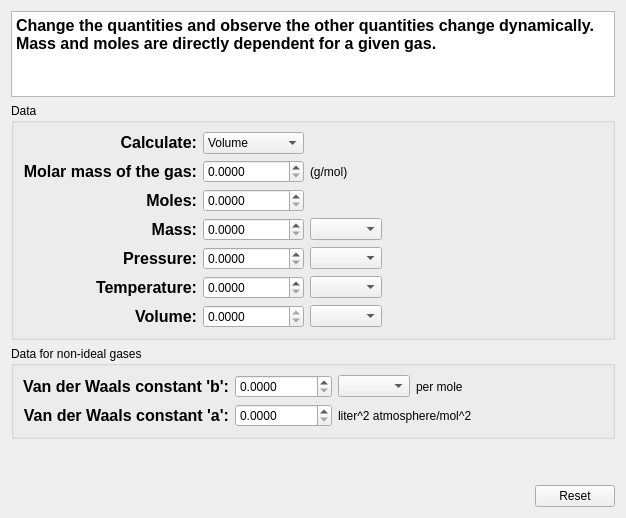
<?xml version="1.0" encoding="UTF-8"?>
<ui version="4.0">
 <class>gasCalculator</class>
 <widget class="QWidget" name="gasCalculator">
  <property name="geometry">
   <rect>
    <x>0</x>
    <y>0</y>
    <width>626</width>
    <height>518</height>
   </rect>
  </property>
  <layout class="QVBoxLayout" name="verticalLayout_2">
   <item>
    <widget class="KTextEdit" name="ktextedit">
     <property name="maximumSize">
      <size>
       <width>16777215</width>
       <height>150</height>
      </size>
     </property>
     <property name="readOnly">
      <bool>true</bool>
     </property>
     <property name="html">
      <string>&lt;!DOCTYPE HTML PUBLIC &quot;-//W3C//DTD HTML 4.0//EN&quot; &quot;http://www.w3.org/TR/REC-html40/strict.dtd&quot;&gt;
&lt;html&gt;&lt;head&gt;&lt;meta name=&quot;qrichtext&quot; content=&quot;1&quot; /&gt;&lt;style type=&quot;text/css&quot;&gt;
p, li { white-space: pre-wrap; }
&lt;/style&gt;&lt;/head&gt;&lt;body style=&quot; font-family:'Sans Serif'; font-size:9pt; font-weight:400; font-style:normal;&quot;&gt;
&lt;p style=&quot; margin-top:0px; margin-bottom:0px; margin-left:0px; margin-right:0px; -qt-block-indent:0; text-indent:0px;&quot;&gt;&lt;span style=&quot; font-family:'DejaVu Sans'; font-size:12pt; font-weight:600;&quot;&gt;Change the quantities and observe the other quantities change dynamically.&lt;br /&gt;Mass and moles are directly dependent for a given gas.&lt;/span&gt;&lt;/p&gt;&lt;/body&gt;&lt;/html&gt;</string>
     </property>
    </widget>
   </item>
   <item>
    <widget class="QGroupBox" name="groupBox">
     <property name="title">
      <string>Data</string>
     </property>
     <layout class="QGridLayout" name="gridLayout">
      <item row="1" column="0">
       <widget class="QLabel" name="label_2">
        <property name="text">
         <string>&lt;!DOCTYPE HTML PUBLIC &quot;-//W3C//DTD HTML 4.0//EN&quot; &quot;http://www.w3.org/TR/REC-html40/strict.dtd&quot;&gt;
&lt;html&gt;&lt;head&gt;&lt;meta name=&quot;qrichtext&quot; content=&quot;1&quot; /&gt;&lt;style type=&quot;text/css&quot;&gt;
p, li { white-space: pre-wrap; }
&lt;/style&gt;&lt;/head&gt;&lt;body style=&quot; font-family:'DejaVu Sans'; font-size:9pt; font-weight:400; font-style:normal;&quot;&gt;
&lt;p style=&quot; margin-top:0px; margin-bottom:0px; margin-left:0px; margin-right:0px; -qt-block-indent:0; text-indent:0px;&quot;&gt;&lt;span style=&quot; font-size:12pt; font-weight:600;&quot;&gt;Molar mass of the gas:&lt;/span&gt;&lt;/p&gt;&lt;/body&gt;&lt;/html&gt;</string>
        </property>
        <property name="alignment">
         <set>Qt::AlignRight|Qt::AlignTrailing|Qt::AlignVCenter</set>
        </property>
       </widget>
      </item>
      <item row="1" column="1">
       <widget class="QDoubleSpinBox" name="molarMass">
        <property name="toolTip">
         <string>&lt;!DOCTYPE HTML PUBLIC &quot;-//W3C//DTD HTML 4.0//EN&quot; &quot;http://www.w3.org/TR/REC-html40/strict.dtd&quot;&gt;
&lt;html&gt;&lt;head&gt;&lt;meta name=&quot;qrichtext&quot; content=&quot;1&quot; /&gt;&lt;style type=&quot;text/css&quot;&gt;
p, li { white-space: pre-wrap; }
&lt;/style&gt;&lt;/head&gt;&lt;body style=&quot; font-family:'DejaVu Sans'; font-size:9pt; font-weight:400; font-style:normal;&quot;&gt;
&lt;p style=&quot; margin-top:0px; margin-bottom:0px; margin-left:0px; margin-right:0px; -qt-block-indent:0; text-indent:0px;&quot;&gt;&lt;span style=&quot; font-size:12pt;&quot;&gt;Specify the molar mass of the gas&lt;/span&gt;&lt;/p&gt;&lt;/body&gt;&lt;/html&gt;</string>
        </property>
        <property name="whatsThis">
         <string>This box can be used to specify the molar mass of the gas, e.g. 2 for Hydrogen gas.</string>
        </property>
        <property name="decimals">
         <number>4</number>
        </property>
        <property name="maximum">
         <double>1000000000.000000000000000</double>
        </property>
       </widget>
      </item>
      <item row="2" column="0">
       <widget class="QLabel" name="label_25">
        <property name="text">
         <string>&lt;!DOCTYPE HTML PUBLIC &quot;-//W3C//DTD HTML 4.0//EN&quot; &quot;http://www.w3.org/TR/REC-html40/strict.dtd&quot;&gt;
&lt;html&gt;&lt;head&gt;&lt;meta name=&quot;qrichtext&quot; content=&quot;1&quot; /&gt;&lt;style type=&quot;text/css&quot;&gt;
p, li { white-space: pre-wrap; }
&lt;/style&gt;&lt;/head&gt;&lt;body style=&quot; font-family:'DejaVu Sans'; font-size:9pt; font-weight:400; font-style:normal;&quot;&gt;
&lt;p style=&quot; margin-top:0px; margin-bottom:0px; margin-left:0px; margin-right:0px; -qt-block-indent:0; text-indent:0px;&quot;&gt;&lt;span style=&quot; font-size:12pt; font-weight:600;&quot;&gt;Moles:&lt;/span&gt;&lt;/p&gt;&lt;/body&gt;&lt;/html&gt;</string>
        </property>
        <property name="alignment">
         <set>Qt::AlignRight|Qt::AlignTrailing|Qt::AlignVCenter</set>
        </property>
       </widget>
      </item>
      <item row="2" column="1">
       <widget class="QDoubleSpinBox" name="moles">
        <property name="toolTip">
         <string>&lt;!DOCTYPE HTML PUBLIC &quot;-//W3C//DTD HTML 4.0//EN&quot; &quot;http://www.w3.org/TR/REC-html40/strict.dtd&quot;&gt;
&lt;html&gt;&lt;head&gt;&lt;meta name=&quot;qrichtext&quot; content=&quot;1&quot; /&gt;&lt;style type=&quot;text/css&quot;&gt;
p, li { white-space: pre-wrap; }
&lt;/style&gt;&lt;/head&gt;&lt;body style=&quot; font-family:'DejaVu Sans'; font-size:9pt; font-weight:400; font-style:normal;&quot;&gt;
&lt;p style=&quot; margin-top:0px; margin-bottom:0px; margin-left:0px; margin-right:0px; -qt-block-indent:0; text-indent:0px;&quot;&gt;&lt;span style=&quot; font-size:12pt;&quot;&gt;Specify the number of moles of the gas&lt;/span&gt;&lt;/p&gt;&lt;/body&gt;&lt;/html&gt;</string>
        </property>
        <property name="whatsThis">
         <string>This box can be used to specify the number of moles of the gas.
Moles = mass / molar mass</string>
        </property>
        <property name="decimals">
         <number>4</number>
        </property>
        <property name="maximum">
         <double>1000000000.000000000000000</double>
        </property>
       </widget>
      </item>
      <item row="3" column="0">
       <widget class="QLabel" name="label_24">
        <property name="text">
         <string>&lt;!DOCTYPE HTML PUBLIC &quot;-//W3C//DTD HTML 4.0//EN&quot; &quot;http://www.w3.org/TR/REC-html40/strict.dtd&quot;&gt;
&lt;html&gt;&lt;head&gt;&lt;meta name=&quot;qrichtext&quot; content=&quot;1&quot; /&gt;&lt;style type=&quot;text/css&quot;&gt;
p, li { white-space: pre-wrap; }
&lt;/style&gt;&lt;/head&gt;&lt;body style=&quot; font-family:'DejaVu Sans'; font-size:9pt; font-weight:400; font-style:normal;&quot;&gt;
&lt;p style=&quot; margin-top:0px; margin-bottom:0px; margin-left:0px; margin-right:0px; -qt-block-indent:0; text-indent:0px;&quot;&gt;&lt;span style=&quot; font-size:12pt; font-weight:600;&quot;&gt;Mass:&lt;/span&gt;&lt;/p&gt;&lt;/body&gt;&lt;/html&gt;</string>
        </property>
        <property name="alignment">
         <set>Qt::AlignRight|Qt::AlignTrailing|Qt::AlignVCenter</set>
        </property>
       </widget>
      </item>
      <item row="3" column="1">
       <widget class="QDoubleSpinBox" name="mass">
        <property name="toolTip">
         <string>&lt;!DOCTYPE HTML PUBLIC &quot;-//W3C//DTD HTML 4.0//EN&quot; &quot;http://www.w3.org/TR/REC-html40/strict.dtd&quot;&gt;
&lt;html&gt;&lt;head&gt;&lt;meta name=&quot;qrichtext&quot; content=&quot;1&quot; /&gt;&lt;style type=&quot;text/css&quot;&gt;
p, li { white-space: pre-wrap; }
&lt;/style&gt;&lt;/head&gt;&lt;body style=&quot; font-family:'DejaVu Sans'; font-size:9pt; font-weight:400; font-style:normal;&quot;&gt;
&lt;p style=&quot; margin-top:0px; margin-bottom:0px; margin-left:0px; margin-right:0px; -qt-block-indent:0; text-indent:0px;&quot;&gt;&lt;span style=&quot; font-size:12pt;&quot;&gt;Specify the Mass of the gas&lt;/span&gt;&lt;/p&gt;&lt;/body&gt;&lt;/html&gt;</string>
        </property>
        <property name="whatsThis">
         <string>This box can be used to specify the mass of the gas.
Mass = moles * molar mass</string>
        </property>
        <property name="decimals">
         <number>4</number>
        </property>
        <property name="maximum">
         <double>1000000000.000000000000000</double>
        </property>
       </widget>
      </item>
      <item row="3" column="2">
       <widget class="QComboBox" name="mass_unit">
        <property name="toolTip">
         <string>&lt;!DOCTYPE HTML PUBLIC &quot;-//W3C//DTD HTML 4.0//EN&quot; &quot;http://www.w3.org/TR/REC-html40/strict.dtd&quot;&gt;
&lt;html&gt;&lt;head&gt;&lt;meta name=&quot;qrichtext&quot; content=&quot;1&quot; /&gt;&lt;style type=&quot;text/css&quot;&gt;
p, li { white-space: pre-wrap; }
&lt;/style&gt;&lt;/head&gt;&lt;body style=&quot; font-family:'DejaVu Sans'; font-size:9pt; font-weight:400; font-style:normal;&quot;&gt;
&lt;p style=&quot; margin-top:0px; margin-bottom:0px; margin-left:0px; margin-right:0px; -qt-block-indent:0; text-indent:0px;&quot;&gt;&lt;span style=&quot; font-size:12pt;&quot;&gt;Specify the unit of mass of the gas&lt;/span&gt;&lt;/p&gt;&lt;/body&gt;&lt;/html&gt;</string>
        </property>
        <property name="whatsThis">
         <string>This box is used to change the units of mass.</string>
        </property>
       </widget>
      </item>
      <item row="3" column="3">
       <spacer name="horizontalSpacer">
        <property name="orientation">
         <enum>Qt::Horizontal</enum>
        </property>
        <property name="sizeHint" stdset="0">
         <size>
          <width>175</width>
          <height>20</height>
         </size>
        </property>
       </spacer>
      </item>
      <item row="4" column="0">
       <widget class="QLabel" name="label_27">
        <property name="text">
         <string>&lt;!DOCTYPE HTML PUBLIC &quot;-//W3C//DTD HTML 4.0//EN&quot; &quot;http://www.w3.org/TR/REC-html40/strict.dtd&quot;&gt;
&lt;html&gt;&lt;head&gt;&lt;meta name=&quot;qrichtext&quot; content=&quot;1&quot; /&gt;&lt;style type=&quot;text/css&quot;&gt;
p, li { white-space: pre-wrap; }
&lt;/style&gt;&lt;/head&gt;&lt;body style=&quot; font-family:'DejaVu Sans'; font-size:9pt; font-weight:400; font-style:normal;&quot;&gt;
&lt;p style=&quot; margin-top:0px; margin-bottom:0px; margin-left:0px; margin-right:0px; -qt-block-indent:0; text-indent:0px;&quot;&gt;&lt;span style=&quot; font-size:12pt; font-weight:600;&quot;&gt;Pressure:&lt;/span&gt;&lt;/p&gt;&lt;/body&gt;&lt;/html&gt;</string>
        </property>
        <property name="alignment">
         <set>Qt::AlignRight|Qt::AlignTrailing|Qt::AlignVCenter</set>
        </property>
       </widget>
      </item>
      <item row="4" column="1">
       <widget class="QDoubleSpinBox" name="pressure">
        <property name="toolTip">
         <string>&lt;!DOCTYPE HTML PUBLIC &quot;-//W3C//DTD HTML 4.0//EN&quot; &quot;http://www.w3.org/TR/REC-html40/strict.dtd&quot;&gt;
&lt;html&gt;&lt;head&gt;&lt;meta name=&quot;qrichtext&quot; content=&quot;1&quot; /&gt;&lt;style type=&quot;text/css&quot;&gt;
p, li { white-space: pre-wrap; }
&lt;/style&gt;&lt;/head&gt;&lt;body style=&quot; font-family:'DejaVu Sans'; font-size:9pt; font-weight:400; font-style:normal;&quot;&gt;
&lt;p style=&quot; margin-top:0px; margin-bottom:0px; margin-left:0px; margin-right:0px; -qt-block-indent:0; text-indent:0px;&quot;&gt;&lt;span style=&quot; font-size:12pt;&quot;&gt;Specify the Pressure of the gas&lt;/span&gt;&lt;/p&gt;&lt;/body&gt;&lt;/html&gt;</string>
        </property>
        <property name="whatsThis">
         <string>This box can be used to change the pressure of the gas.</string>
        </property>
        <property name="decimals">
         <number>4</number>
        </property>
        <property name="maximum">
         <double>1000000000.000000000000000</double>
        </property>
       </widget>
      </item>
      <item row="4" column="2">
       <widget class="QComboBox" name="pressure_unit">
        <property name="toolTip">
         <string>&lt;!DOCTYPE HTML PUBLIC &quot;-//W3C//DTD HTML 4.0//EN&quot; &quot;http://www.w3.org/TR/REC-html40/strict.dtd&quot;&gt;
&lt;html&gt;&lt;head&gt;&lt;meta name=&quot;qrichtext&quot; content=&quot;1&quot; /&gt;&lt;style type=&quot;text/css&quot;&gt;
p, li { white-space: pre-wrap; }
&lt;/style&gt;&lt;/head&gt;&lt;body style=&quot; font-family:'DejaVu Sans'; font-size:9pt; font-weight:400; font-style:normal;&quot;&gt;
&lt;p style=&quot; margin-top:0px; margin-bottom:0px; margin-left:0px; margin-right:0px; -qt-block-indent:0; text-indent:0px;&quot;&gt;&lt;span style=&quot; font-size:12pt;&quot;&gt;Specify the units for pressure of the gas&lt;/span&gt;&lt;/p&gt;&lt;/body&gt;&lt;/html&gt;</string>
        </property>
        <property name="whatsThis">
         <string>This box can be used to specify the units of pressure, e.g. atmospheres, bars, etc.</string>
        </property>
       </widget>
      </item>
      <item row="5" column="0">
       <widget class="QLabel" name="label_29">
        <property name="text">
         <string>&lt;!DOCTYPE HTML PUBLIC &quot;-//W3C//DTD HTML 4.0//EN&quot; &quot;http://www.w3.org/TR/REC-html40/strict.dtd&quot;&gt;
&lt;html&gt;&lt;head&gt;&lt;meta name=&quot;qrichtext&quot; content=&quot;1&quot; /&gt;&lt;style type=&quot;text/css&quot;&gt;
p, li { white-space: pre-wrap; }
&lt;/style&gt;&lt;/head&gt;&lt;body style=&quot; font-family:'DejaVu Sans'; font-size:9pt; font-weight:400; font-style:normal;&quot;&gt;
&lt;p style=&quot; margin-top:0px; margin-bottom:0px; margin-left:0px; margin-right:0px; -qt-block-indent:0; text-indent:0px;&quot;&gt;&lt;span style=&quot; font-size:12pt; font-weight:600;&quot;&gt;Temperature:&lt;/span&gt;&lt;/p&gt;&lt;/body&gt;&lt;/html&gt;</string>
        </property>
        <property name="alignment">
         <set>Qt::AlignRight|Qt::AlignTrailing|Qt::AlignVCenter</set>
        </property>
       </widget>
      </item>
      <item row="5" column="1">
       <widget class="QDoubleSpinBox" name="temp">
        <property name="toolTip">
         <string>&lt;!DOCTYPE HTML PUBLIC &quot;-//W3C//DTD HTML 4.0//EN&quot; &quot;http://www.w3.org/TR/REC-html40/strict.dtd&quot;&gt;
&lt;html&gt;&lt;head&gt;&lt;meta name=&quot;qrichtext&quot; content=&quot;1&quot; /&gt;&lt;style type=&quot;text/css&quot;&gt;
p, li { white-space: pre-wrap; }
&lt;/style&gt;&lt;/head&gt;&lt;body style=&quot; font-family:'DejaVu Sans'; font-size:9pt; font-weight:400; font-style:normal;&quot;&gt;
&lt;p style=&quot; margin-top:0px; margin-bottom:0px; margin-left:0px; margin-right:0px; -qt-block-indent:0; text-indent:0px;&quot;&gt;&lt;span style=&quot; font-size:12pt;&quot;&gt;Specify the temperature of the gas&lt;/span&gt;&lt;/p&gt;&lt;/body&gt;&lt;/html&gt;</string>
        </property>
        <property name="whatsThis">
         <string>This box can be used to specify the temperature of the gas.</string>
        </property>
        <property name="decimals">
         <number>4</number>
        </property>
        <property name="maximum">
         <double>1000000000.000000000000000</double>
        </property>
       </widget>
      </item>
      <item row="5" column="2">
       <widget class="QComboBox" name="temp_unit">
        <property name="toolTip">
         <string>&lt;!DOCTYPE HTML PUBLIC &quot;-//W3C//DTD HTML 4.0//EN&quot; &quot;http://www.w3.org/TR/REC-html40/strict.dtd&quot;&gt;
&lt;html&gt;&lt;head&gt;&lt;meta name=&quot;qrichtext&quot; content=&quot;1&quot; /&gt;&lt;style type=&quot;text/css&quot;&gt;
p, li { white-space: pre-wrap; }
&lt;/style&gt;&lt;/head&gt;&lt;body style=&quot; font-family:'DejaVu Sans'; font-size:9pt; font-weight:400; font-style:normal;&quot;&gt;
&lt;p style=&quot; margin-top:0px; margin-bottom:0px; margin-left:0px; margin-right:0px; -qt-block-indent:0; text-indent:0px;&quot;&gt;&lt;span style=&quot; font-size:12pt;&quot;&gt;Specify the units for the temperature of the gas&lt;/span&gt;&lt;/p&gt;&lt;/body&gt;&lt;/html&gt;</string>
        </property>
        <property name="whatsThis">
         <string>This box can be used to specify the units of temperature, e.g. Kelvin, Celsius, etc.</string>
        </property>
       </widget>
      </item>
      <item row="6" column="0">
       <widget class="QLabel" name="label_26">
        <property name="text">
         <string>&lt;!DOCTYPE HTML PUBLIC &quot;-//W3C//DTD HTML 4.0//EN&quot; &quot;http://www.w3.org/TR/REC-html40/strict.dtd&quot;&gt;
&lt;html&gt;&lt;head&gt;&lt;meta name=&quot;qrichtext&quot; content=&quot;1&quot; /&gt;&lt;style type=&quot;text/css&quot;&gt;
p, li { white-space: pre-wrap; }
&lt;/style&gt;&lt;/head&gt;&lt;body style=&quot; font-family:'DejaVu Sans'; font-size:9pt; font-weight:400; font-style:normal;&quot;&gt;
&lt;p style=&quot; margin-top:0px; margin-bottom:0px; margin-left:0px; margin-right:0px; -qt-block-indent:0; text-indent:0px;&quot;&gt;&lt;span style=&quot; font-size:12pt; font-weight:600;&quot;&gt;Volume:&lt;/span&gt;&lt;/p&gt;&lt;/body&gt;&lt;/html&gt;</string>
        </property>
        <property name="alignment">
         <set>Qt::AlignRight|Qt::AlignTrailing|Qt::AlignVCenter</set>
        </property>
       </widget>
      </item>
      <item row="6" column="1">
       <widget class="QDoubleSpinBox" name="volume">
        <property name="toolTip">
         <string>&lt;!DOCTYPE HTML PUBLIC &quot;-//W3C//DTD HTML 4.0//EN&quot; &quot;http://www.w3.org/TR/REC-html40/strict.dtd&quot;&gt;
&lt;html&gt;&lt;head&gt;&lt;meta name=&quot;qrichtext&quot; content=&quot;1&quot; /&gt;&lt;style type=&quot;text/css&quot;&gt;
p, li { white-space: pre-wrap; }
&lt;/style&gt;&lt;/head&gt;&lt;body style=&quot; font-family:'DejaVu Sans'; font-size:9pt; font-weight:400; font-style:normal;&quot;&gt;
&lt;p style=&quot; margin-top:0px; margin-bottom:0px; margin-left:0px; margin-right:0px; -qt-block-indent:0; text-indent:0px;&quot;&gt;&lt;span style=&quot; font-size:12pt;&quot;&gt;Specify the volume of the gas&lt;/span&gt;&lt;/p&gt;&lt;/body&gt;&lt;/html&gt;</string>
        </property>
        <property name="whatsThis">
         <string>This box can be used to specify the volume of the gas.</string>
        </property>
        <property name="readOnly">
         <bool>true</bool>
        </property>
        <property name="decimals">
         <number>4</number>
        </property>
        <property name="maximum">
         <double>1000000000.000000000000000</double>
        </property>
       </widget>
      </item>
      <item row="6" column="2">
       <widget class="QComboBox" name="volume_unit">
        <property name="enabled">
         <bool>true</bool>
        </property>
        <property name="toolTip">
         <string>&lt;!DOCTYPE HTML PUBLIC &quot;-//W3C//DTD HTML 4.0//EN&quot; &quot;http://www.w3.org/TR/REC-html40/strict.dtd&quot;&gt;
&lt;html&gt;&lt;head&gt;&lt;meta name=&quot;qrichtext&quot; content=&quot;1&quot; /&gt;&lt;style type=&quot;text/css&quot;&gt;
p, li { white-space: pre-wrap; }
&lt;/style&gt;&lt;/head&gt;&lt;body style=&quot; font-family:'DejaVu Sans'; font-size:9pt; font-weight:400; font-style:normal;&quot;&gt;
&lt;p style=&quot; margin-top:0px; margin-bottom:0px; margin-left:0px; margin-right:0px; -qt-block-indent:0; text-indent:0px;&quot;&gt;&lt;span style=&quot; font-size:12pt;&quot;&gt;Specify the units for volume of the gas&lt;/span&gt;&lt;/p&gt;&lt;/body&gt;&lt;/html&gt;</string>
        </property>
        <property name="whatsThis">
         <string>This box can be used to change the units of volume, e.g. liters.</string>
        </property>
       </widget>
      </item>
      <item row="0" column="0">
       <widget class="QLabel" name="label_3">
        <property name="text">
         <string>&lt;!DOCTYPE HTML PUBLIC &quot;-//W3C//DTD HTML 4.0//EN&quot; &quot;http://www.w3.org/TR/REC-html40/strict.dtd&quot;&gt;
&lt;html&gt;&lt;head&gt;&lt;meta name=&quot;qrichtext&quot; content=&quot;1&quot; /&gt;&lt;style type=&quot;text/css&quot;&gt;
p, li { white-space: pre-wrap; }
&lt;/style&gt;&lt;/head&gt;&lt;body style=&quot; font-family:'DejaVu Sans'; font-size:9pt; font-weight:400; font-style:normal;&quot;&gt;
&lt;p style=&quot; margin-top:0px; margin-bottom:0px; margin-left:0px; margin-right:0px; -qt-block-indent:0; text-indent:0px;&quot;&gt;&lt;span style=&quot; font-size:12pt; font-weight:600;&quot;&gt;Calculate:&lt;/span&gt;&lt;/p&gt;&lt;/body&gt;&lt;/html&gt;</string>
        </property>
        <property name="alignment">
         <set>Qt::AlignRight|Qt::AlignTrailing|Qt::AlignVCenter</set>
        </property>
       </widget>
      </item>
      <item row="0" column="1">
       <widget class="QComboBox" name="mode">
        <property name="currentIndex">
         <number>3</number>
        </property>
        <item>
         <property name="text">
          <string>Moles / Mass</string>
         </property>
        </item>
        <item>
         <property name="text">
          <string>Pressure</string>
         </property>
        </item>
        <item>
         <property name="text">
          <string>Temperature</string>
         </property>
        </item>
        <item>
         <property name="text">
          <string>Volume</string>
         </property>
        </item>
       </widget>
      </item>
      <item row="1" column="2">
       <widget class="QLabel" name="label_4">
        <property name="text">
         <string>(g/mol)</string>
        </property>
       </widget>
      </item>
     </layout>
    </widget>
   </item>
   <item>
    <widget class="QGroupBox" name="non_ideal">
     <property name="title">
      <string>Data for non-ideal gases</string>
     </property>
     <layout class="QVBoxLayout" name="verticalLayout">
      <item>
       <layout class="QGridLayout" name="gridLayout_4">
        <item row="0" column="0">
         <widget class="QLabel" name="label_30">
          <property name="text">
           <string>&lt;!DOCTYPE HTML PUBLIC &quot;-//W3C//DTD HTML 4.0//EN&quot; &quot;http://www.w3.org/TR/REC-html40/strict.dtd&quot;&gt;
&lt;html&gt;&lt;head&gt;&lt;meta name=&quot;qrichtext&quot; content=&quot;1&quot; /&gt;&lt;style type=&quot;text/css&quot;&gt;
p, li { white-space: pre-wrap; }
&lt;/style&gt;&lt;/head&gt;&lt;body style=&quot; font-family:'DejaVu Sans'; font-size:9pt; font-weight:400; font-style:normal;&quot;&gt;
&lt;p style=&quot; margin-top:0px; margin-bottom:0px; margin-left:0px; margin-right:0px; -qt-block-indent:0; text-indent:0px;&quot;&gt;&lt;span style=&quot; font-size:12pt; font-weight:600;&quot;&gt;Van der Waals constant 'b':&lt;/span&gt;&lt;/p&gt;&lt;/body&gt;&lt;/html&gt;</string>
          </property>
          <property name="alignment">
           <set>Qt::AlignRight|Qt::AlignTrailing|Qt::AlignVCenter</set>
          </property>
         </widget>
        </item>
        <item row="1" column="0">
         <widget class="QLabel" name="label_28">
          <property name="text">
           <string>&lt;!DOCTYPE HTML PUBLIC &quot;-//W3C//DTD HTML 4.0//EN&quot; &quot;http://www.w3.org/TR/REC-html40/strict.dtd&quot;&gt;
&lt;html&gt;&lt;head&gt;&lt;meta name=&quot;qrichtext&quot; content=&quot;1&quot; /&gt;&lt;style type=&quot;text/css&quot;&gt;
p, li { white-space: pre-wrap; }
&lt;/style&gt;&lt;/head&gt;&lt;body style=&quot; font-family:'DejaVu Sans'; font-size:9pt; font-weight:400; font-style:normal;&quot;&gt;
&lt;p style=&quot; margin-top:0px; margin-bottom:0px; margin-left:0px; margin-right:0px; -qt-block-indent:0; text-indent:0px;&quot;&gt;&lt;span style=&quot; font-size:12pt; font-weight:600;&quot;&gt;Van der Waals constant 'a':&lt;/span&gt;&lt;/p&gt;&lt;/body&gt;&lt;/html&gt;</string>
          </property>
          <property name="alignment">
           <set>Qt::AlignRight|Qt::AlignTrailing|Qt::AlignVCenter</set>
          </property>
         </widget>
        </item>
        <item row="0" column="1">
         <widget class="QDoubleSpinBox" name="b">
          <property name="toolTip">
           <string>Specify the units of the van der Waals constant 'b'</string>
          </property>
          <property name="whatsThis">
           <string>This box can be used to specify the van der Waals constant 'b' for the gas. This is required only for a real gas. It can be marked as 0.0 for an ideal gas.</string>
          </property>
          <property name="decimals">
           <number>4</number>
          </property>
          <property name="maximum">
           <double>1000000000.000000000000000</double>
          </property>
         </widget>
        </item>
        <item row="1" column="1">
         <widget class="QDoubleSpinBox" name="a">
          <property name="toolTip">
           <string>Specify the units of the van der Waals constant 'a'</string>
          </property>
          <property name="whatsThis">
           <string>This box can be used to specify the van der Waals constant 'a' for the gas. This is required only for a real gas. It can be marked as 0.0 for an ideal gas.</string>
          </property>
          <property name="decimals">
           <number>4</number>
          </property>
          <property name="maximum">
           <double>1000000000.000000000000000</double>
          </property>
         </widget>
        </item>
        <item row="0" column="2">
         <layout class="QHBoxLayout" name="horizontalLayout">
          <item>
           <widget class="QComboBox" name="b_unit">
            <property name="toolTip">
             <string>The units of the van der Waals constant 'b'</string>
            </property>
            <property name="whatsThis">
             <string>This can be used to specify the units of the van der Waals constant 'b'.</string>
            </property>
           </widget>
          </item>
          <item>
           <widget class="QLabel" name="label">
            <property name="text">
             <string>per mole</string>
            </property>
           </widget>
          </item>
         </layout>
        </item>
        <item row="0" column="3">
         <spacer name="horizontalSpacer_2">
          <property name="orientation">
           <enum>Qt::Horizontal</enum>
          </property>
          <property name="sizeHint" stdset="0">
           <size>
            <width>40</width>
            <height>20</height>
           </size>
          </property>
         </spacer>
        </item>
        <item row="1" column="2">
         <widget class="QLabel" name="label_5">
          <property name="text">
           <string>liter^2 atmosphere/mol^2</string>
          </property>
         </widget>
        </item>
       </layout>
      </item>
     </layout>
    </widget>
   </item>
   <item>
    <widget class="QLabel" name="result">
     <property name="text">
      <string/>
     </property>
    </widget>
   </item>
   <item>
    <widget class="QLabel" name="error">
     <property name="text">
      <string/>
     </property>
    </widget>
   </item>
   <item>
    <layout class="QHBoxLayout" name="horizontalLayout_12">
     <item>
      <spacer name="horizontalSpacer_22">
       <property name="orientation">
        <enum>Qt::Horizontal</enum>
       </property>
       <property name="sizeHint" stdset="0">
        <size>
         <width>40</width>
         <height>20</height>
        </size>
       </property>
      </spacer>
     </item>
     <item>
      <widget class="QPushButton" name="reset">
       <property name="toolTip">
        <string>Click to reset all values to initial values</string>
       </property>
       <property name="text">
        <string>Reset</string>
       </property>
      </widget>
     </item>
    </layout>
   </item>
  </layout>
 </widget>
 <customwidgets>
  <customwidget>
   <class>KTextEdit</class>
   <extends>QTextEdit</extends>
   <header>ktextedit.h</header>
  </customwidget>
 </customwidgets>
 <resources/>
 <connections/>
</ui>
